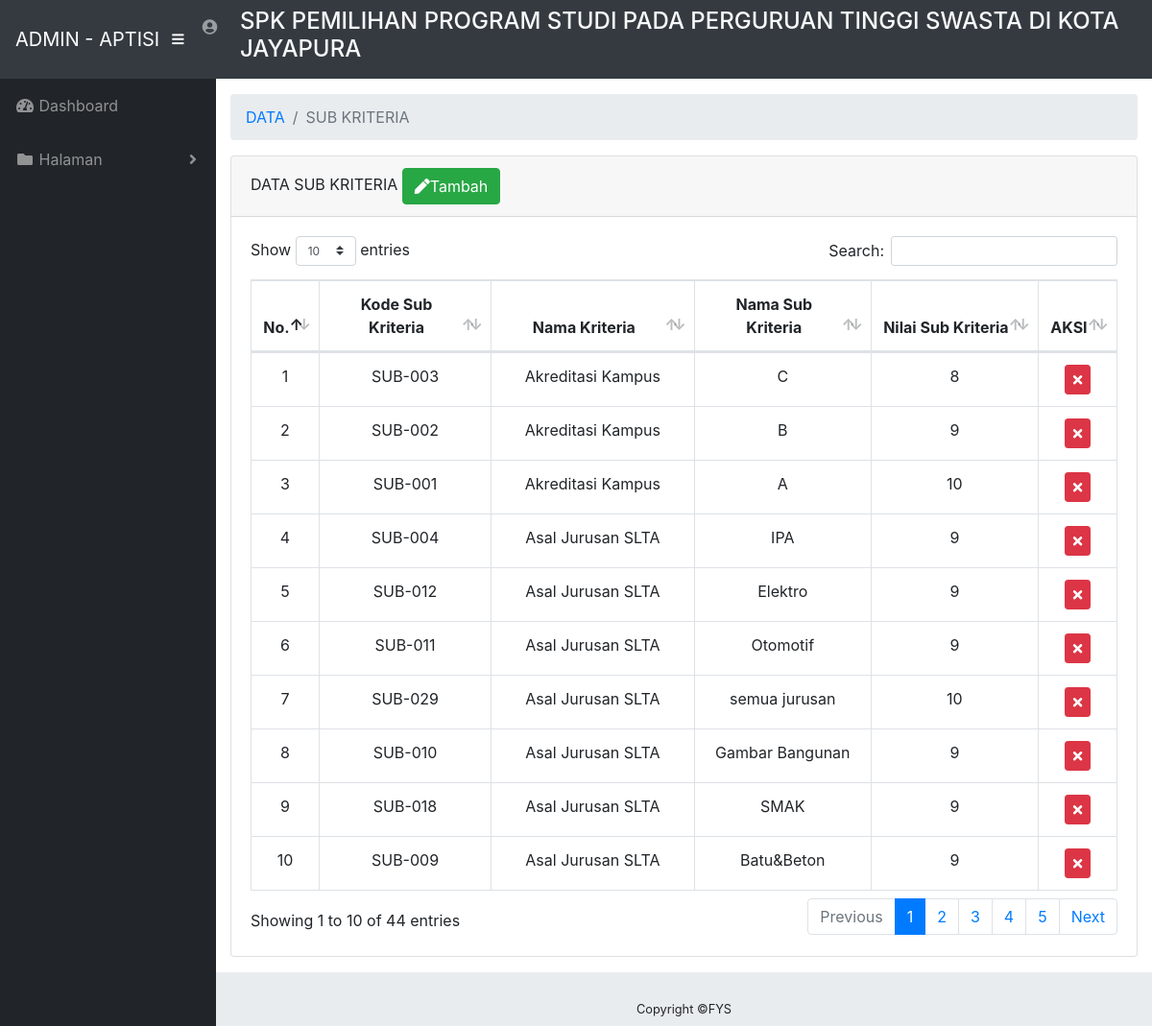
/admin/data-sub-kriteria.php, run on the app's committed database.
### tables this page shows
CREATE TABLE `subkriteria` (
  `kd_sub` varchar(7) NOT NULL,
  `kd_kriteria` varchar(7) NOT NULL,
  `nama_sub` varchar(50) NOT NULL,
  `nilai` varchar(20) NOT NULL
);

CREATE TABLE `kriteria` (
  `kd_kriteria` varchar(7) NOT NULL,
  `nama_kriteria` varchar(100) NOT NULL,
  `bobot` varchar(20) NOT NULL
);

### admin/data-sub-kriteria.php (the view, shortened to what this page needs)
<?php
include 'head-nav.php';
 ?>
    <div id="wrapper">
<?php
include 'sidebar.php';
 ?>
      <div id="content-wrapper">
        <div class="container-fluid">
          <ol class="breadcrumb">
            <li class="breadcrumb-item">
              <a href="#">DATA</a>
            </li>
            <li class="breadcrumb-item active">SUB KRITERIA</li>
          </ol>
          <div class="card mb-3">
            <div class="card-header">
              DATA SUB KRITERIA
              <a href="sub-kriteria.php" class="btn btn-success">
              <i class="fas fa-pen"> </i>Tambah</a>
            </div>
            <div class="card-body">
              <div class="table-responsive">
                <table class="text-center table table-bordered" id="dataTable" width="100%" cellspacing="0">
                  <thead>
                    <tr>
                      <th>No.</th>
                      <th>Kode Sub Kriteria</th>
                      <th>Nama Kriteria</th>
                      <th>Nama Sub Kriteria</th>
                      <th>Nilai Sub Kriteria</th>
                      <th>AKSI</th>
                    </tr>
                  </thead>
                  <tbody>
                <?php
                include 'koneksi.php';
                $no = 1;
                $sql = mysqli_query($conn, "SELECT * FROM subkriteria AS sk INNER JOIN kriteria AS kr ON kr.kd_kriteria = sk.kd_kriteria  ORDER BY kr.kd_kriteria ASC ");
                while($data = mysqli_fetch_array($sql)) {
                 ?>
                    <tr>
                      <td><?php echo $no; ?></td>
                      <td><?php echo $data['kd_sub']; ?></td>
                      <td><?php echo $data['nama_kriteria']; ?></td>
                      <td><?php echo $data['nama_sub']; ?></td>
                      <td><?php echo $data['nilai']; ?></td>
                      <td class="text-center">
                        <a href="hapus.php?hapus3=<?php echo $data['kd_sub']; ?> " onclick="return confirm('Anda yakin untuk Hapus ini  ??')" title="Hapus">
                          <button class="btn btn-sm btn-danger"><i class="fa fa-times"> </i></button>
                        </a>
                    </td>
                    </tr>
<?php $no++; } ?>
                  </tbody>
                </table>
              </div>
            </div>
          </div>
        </div>
        <footer class="sticky-footer">
          <div class="container my-auto">
            <div class="copyright text-center my-auto">
              <span>Copyright ©FYS</span>
            </div>
          </div>
        </footer>
      </div>
    </div>
  </body>
</html>

### admin/css/sb-admin.css (style rules this page uses)
html { position: relative; min-height: 100%; }
body { height: 100%; }
#wrapper { display: -webkit-box; display: -ms-flexbox; display: flex; }
#wrapper #content-wrapper { overflow-x: hidden; width: 100%; padding-top: 1rem; padding-bottom: 80px; }
:root { --input-padding-x: 0.75rem; --input-padding-y: 0.75rem; }
footer.sticky-footer { display: -webkit-box; display: -ms-flexbox; display: flex; position: absolute; right: 0; bottom: 0; width: calc(100% - 90px); height: 80px; background-color: #e9ecef; }
footer.sticky-footer .copyright { line-height: 1; font-size: 0.8rem; }
@media (min-width: 768px) { footer.sticky-footer { width: calc(100% - 225px); } }

### data on the page
subkriteria: kd_sub "SUB-003", kd_kriteria.nama_kriteria "Akreditasi Kampus", nama_sub "C", nilai "8"
subkriteria: kd_sub "SUB-002", kd_kriteria.nama_kriteria "Akreditasi Kampus", nama_sub "B", nilai "9"
subkriteria: kd_sub "SUB-001", kd_kriteria.nama_kriteria "Akreditasi Kampus", nama_sub "A", nilai "10"
subkriteria: kd_sub "SUB-004", kd_kriteria.nama_kriteria "Asal Jurusan SLTA", nama_sub "IPA", nilai "9"
subkriteria: kd_sub "SUB-012", kd_kriteria.nama_kriteria "Asal Jurusan SLTA", nama_sub "Elektro", nilai "9"
subkriteria: kd_sub "SUB-011", kd_kriteria.nama_kriteria "Asal Jurusan SLTA", nama_sub "Otomotif", nilai "9"
subkriteria: kd_sub "SUB-029", kd_kriteria.nama_kriteria "Asal Jurusan SLTA", nama_sub "semua jurusan", nilai "10"
subkriteria: kd_sub "SUB-010", kd_kriteria.nama_kriteria "Asal Jurusan SLTA", nama_sub "Gambar Bangunan", nilai "9"
subkriteria: kd_sub "SUB-018", kd_kriteria.nama_kriteria "Asal Jurusan SLTA", nama_sub "SMAK", nilai "9"
subkriteria: kd_sub "SUB-009", kd_kriteria.nama_kriteria "Asal Jurusan SLTA", nama_sub "Batu&Beton", nilai "9"
